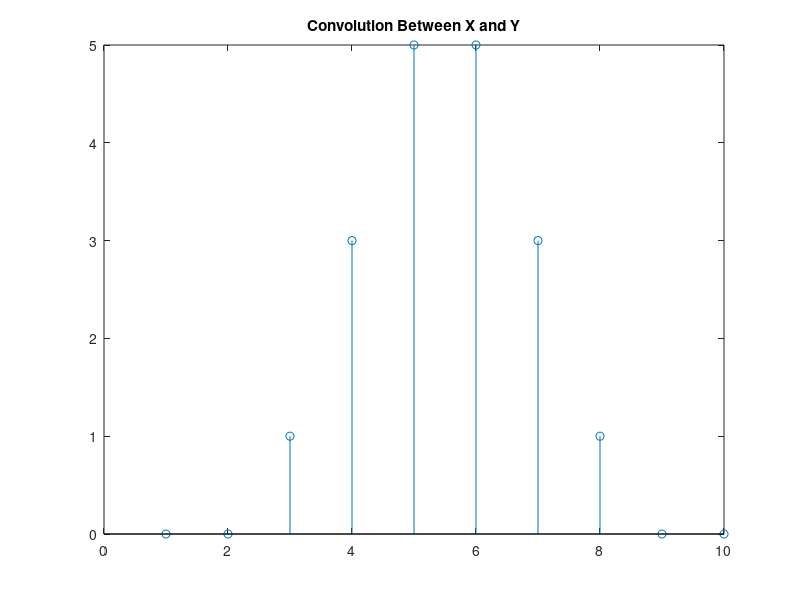

The MATLAB script that drew this image:
% The convolution function Z = conv(X, Y) is used
X = [0 1 2 3 2 1 0];
Y = [0 1 1 0];
Z = conv(X, Y);
stem(Z), title('Convolution Between X and Y')
